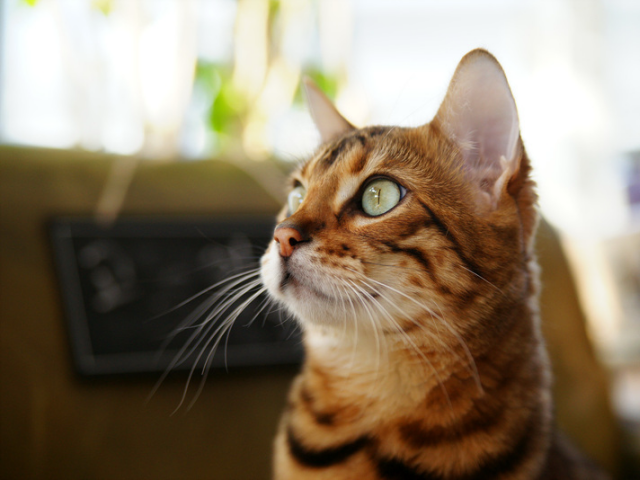
#> input picture opencv_study/ch1~5/ch02/cat.bmp, 640 x 480 px
$ python img_info.py
#> lines starting #> are read from the running program, lines starting #| are printed output that depends on the picture; after the words box and inside, x2 and y2 are one past the last pixel; in counts of white or black regions, pixels touching at a corner belong together
import sys
import cv2


# 영상 불러오기
img1 = cv2.imread('cat.bmp', cv2.IMREAD_GRAYSCALE)
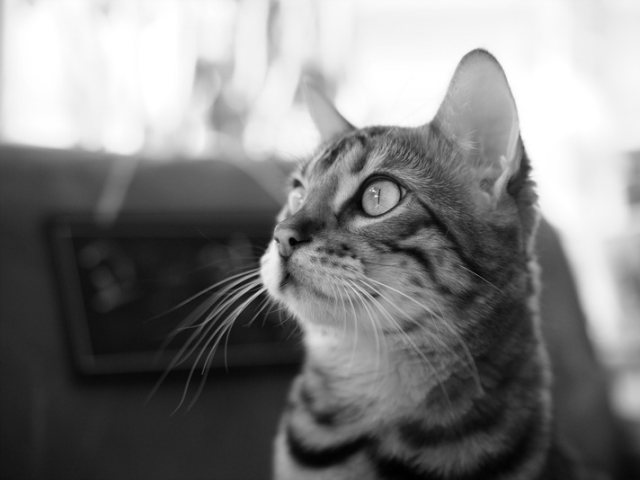
#> img1: shape (480, 640); min 0, max 255, mean 127.8
img2 = cv2.imread('cat.bmp', cv2.IMREAD_COLOR)
#> img2 is the input picture: shape (480, 640, 3); mean B, G, R 104.5, 125.6, 140.8

if img1 is None or img2 is None:
    print('Image load failed!')
    sys.exit()

##영상의 속성 참조

print(type(img1))
#| <class 'numpy.ndarray'>
print(img1.shape) #흑백일때 (h,w)
#| (480, 640)
print(img2.shape) #컬러일때 (h,w,3)
#| (480, 640, 3)
print(img2.dtype)
#| uint8
print(img2.dtype)
#| uint8
if len(img1.shape)==2:
    print('img1 is a grayscale image')

##영상 데이터 대입

print('type(img1):', type(img1))
#| type(img1): <class 'numpy.ndarray'>
print('img1.shape:', img1.shape)
#| img1.shape: (480, 640)
print('img2.shape:', img2.shape)
#| img2.shape: (480, 640, 3)
print('img1.dtype:', img1.dtype)
#| img1.dtype: uint8


h,w = img1.shape[:2]  #shape튜플값 2번째까지 불러와서 대입
#> h = 480; w = 640
print('w * h = {} * {}'.format(w,h))
#| w * h = 640 * 480
h,w = img2.shape[:2]
print('w * h = {} * {}'.format(w,h))
#| w * h = 640 * 480

if len(img1.shape) == 2:
    print('img1 is a grayscale image')
elif len(img1.shape) == 3:
    print('img1 is a truecolor image')

x=20
y=10
p1=img1[y,x]  #특정위치 값 확인
#> p1 = 238
print(p1)
#| 238
p2=img2[y,x]
#> p2 = [237, 242, 232]
print(p2)
#| [237 242 232]

img1[y,x]=0      #특정 위치 픽셀대입
#> img1: shape (480, 640); under 0.01% of pixels changed, all inside (x1, y1, x2, y2) = (20, 10, 21, 11)
img2[y,x]=(0,0,255)

cv2.imshow('img1', img1)
cv2.imshow('img2', img2)
cv2.waitKey()

# 영상의 픽셀 값 참조
'''      #쓰지말것! 느리고 비효율적!, c언어는 괜찮음
for y in range(h):
    for x in range(w):
        img1[y, x] = 255
        img2[y, x] = (0, 0, 255)
'''

#대체 함수
img1[:,:] = 255
#> img1: shape (480, 640); every value is 255
img2[:,:] = (0, 0, 255)
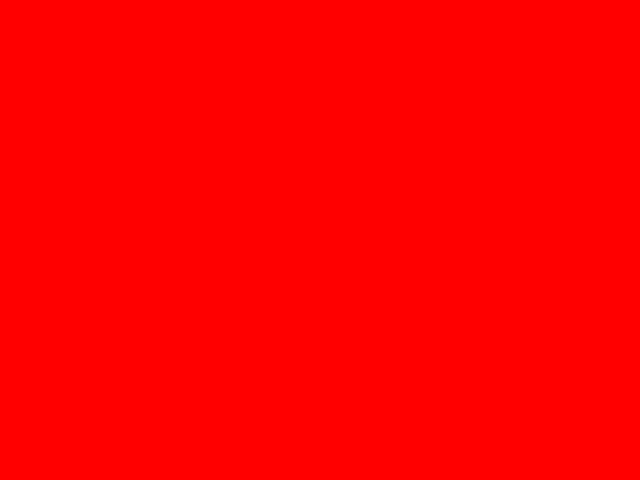
#> img2: shape (480, 640, 3); mean B, G, R 0, 0, 255


cv2.imshow('img1', img1)
cv2.imshow('img2', img2)
cv2.waitKey()

cv2.destroyAllWindows()

$ run again, with opencv_study/ch1~5/ch02/airplane.bmp copied over opencv_study/ch1~5/ch02/cat.bmp
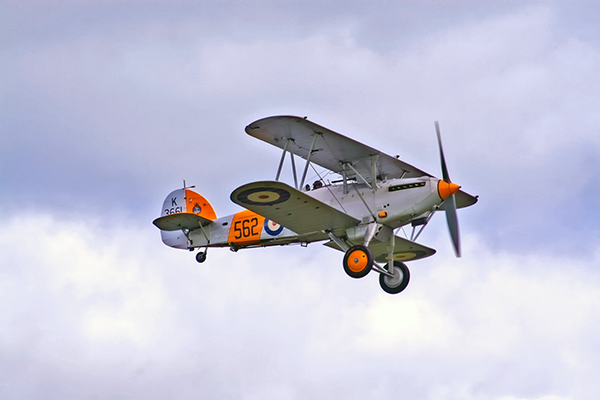
#> input picture opencv_study/ch1~5/ch02/airplane.bmp, 600 x 400 px
#> `img1 = cv2.imread('cat.bmp', cv2.IMREAD_GRAYSCALE)`:
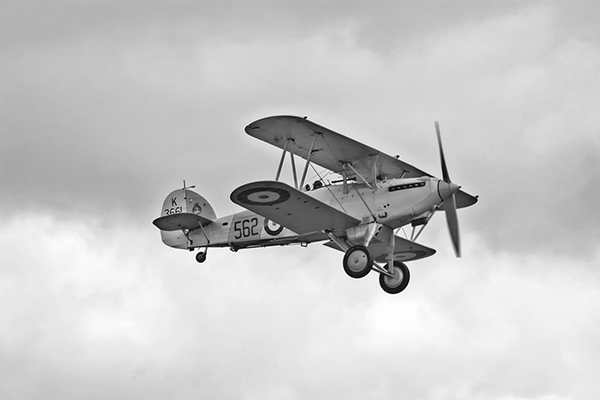
#> img1: shape (400, 600); min 0, max 255, mean 199.6
#> img2 is the input picture: shape (400, 600, 3); mean B, G, R 217.1, 197.6, 196.8
#| <class 'numpy.ndarray'>
#| (400, 600)
#| (400, 600, 3)
#| uint8
#| uint8
#| type(img1): <class 'numpy.ndarray'>
#| img1.shape: (400, 600)
#| img2.shape: (400, 600, 3)
#| img1.dtype: uint8
#| w * h = 600 * 400
#| w * h = 600 * 400
#> p1 = 179
#| 179
#> p2 = [208, 176, 174]
#| [208 176 174]

$ run again, with opencv_study/ch1~5/ch02/field.bmp copied over opencv_study/ch1~5/ch02/cat.bmp
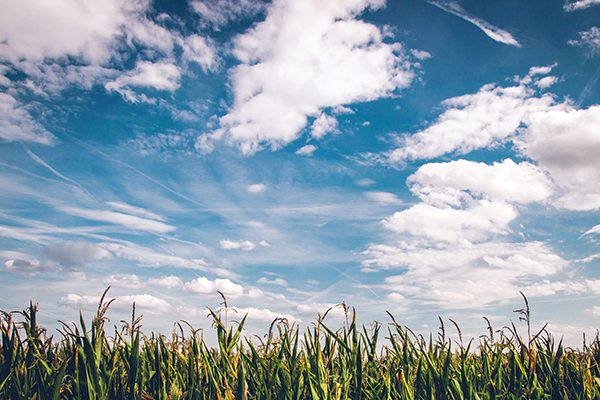
#> input picture opencv_study/ch1~5/ch02/field.bmp, 600 x 400 px
#> `img1 = cv2.imread('cat.bmp', cv2.IMREAD_GRAYSCALE)`:
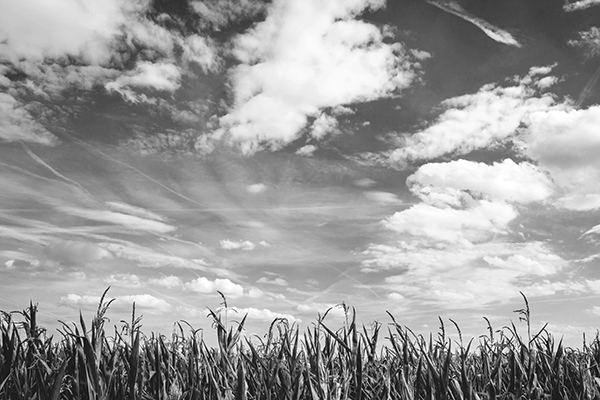
#> img1: shape (400, 600); min 0, max 255, mean 156.2
#> img2 is the input picture: shape (400, 600, 3); mean B, G, R 173.2, 160.3, 141.8
#| <class 'numpy.ndarray'>
#| (400, 600)
#| (400, 600, 3)
#| uint8
#| uint8
#| type(img1): <class 'numpy.ndarray'>
#| img1.shape: (400, 600)
#| img2.shape: (400, 600, 3)
#| img1.dtype: uint8
#| w * h = 600 * 400
#| w * h = 600 * 400
#> p1 = 206
#| 206
#> p2 = [207, 202, 213]
#| [207 202 213]

$ run again, with opencv_study/ch1~5/ch02/HappyFish.jpg saved as opencv_study/ch1~5/ch02/cat.bmp
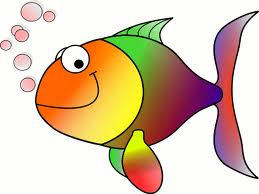
#> input picture opencv_study/ch1~5/ch02/HappyFish.jpg, 259 x 194 px
#> `img1 = cv2.imread('cat.bmp', cv2.IMREAD_GRAYSCALE)`:
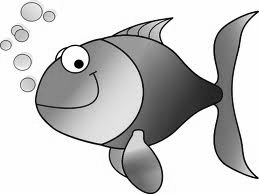
#> img1: shape (194, 259); min 0, max 255, mean 200.4
#> img2 is the input picture: shape (194, 259, 3); mean B, G, R 170.8, 196.4, 219.3
#| <class 'numpy.ndarray'>
#| (194, 259)
#| (194, 259, 3)
#| uint8
#| uint8
#| type(img1): <class 'numpy.ndarray'>
#| img1.shape: (194, 259)
#| img2.shape: (194, 259, 3)
#| img1.dtype: uint8
#| w * h = 259 * 194
#| w * h = 259 * 194
#> p1 = 206
#| 206
#> p2 = [199, 200, 221]
#| [199 200 221]
